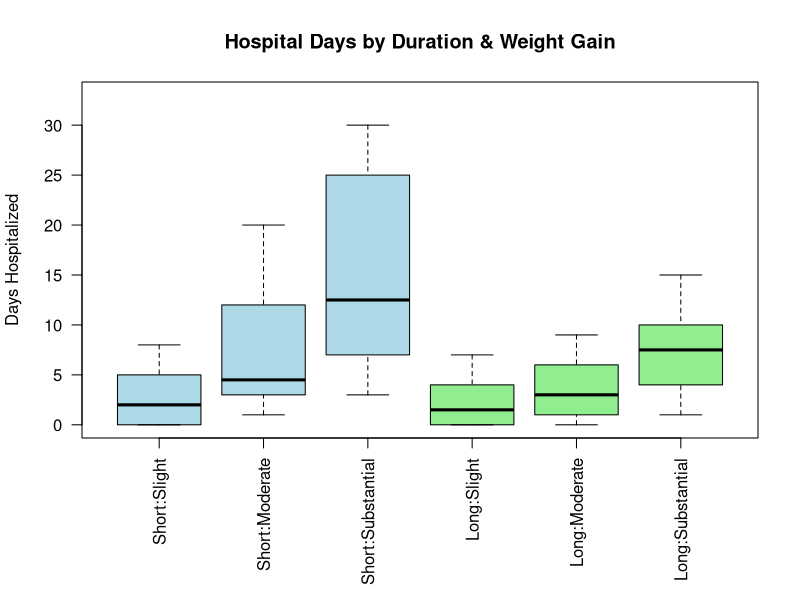
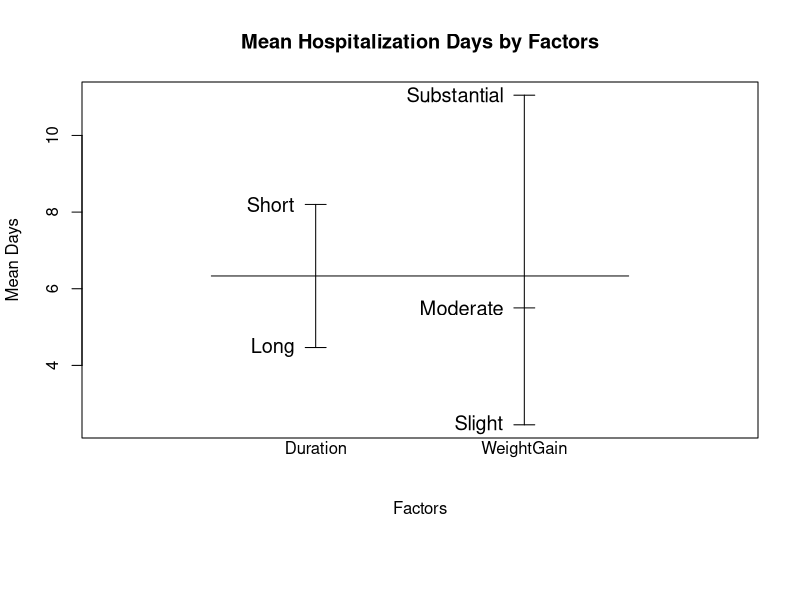
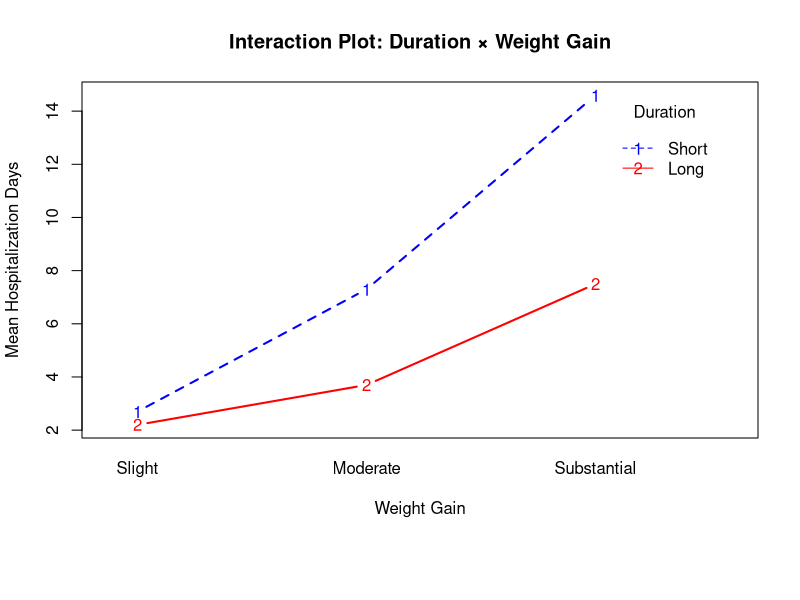
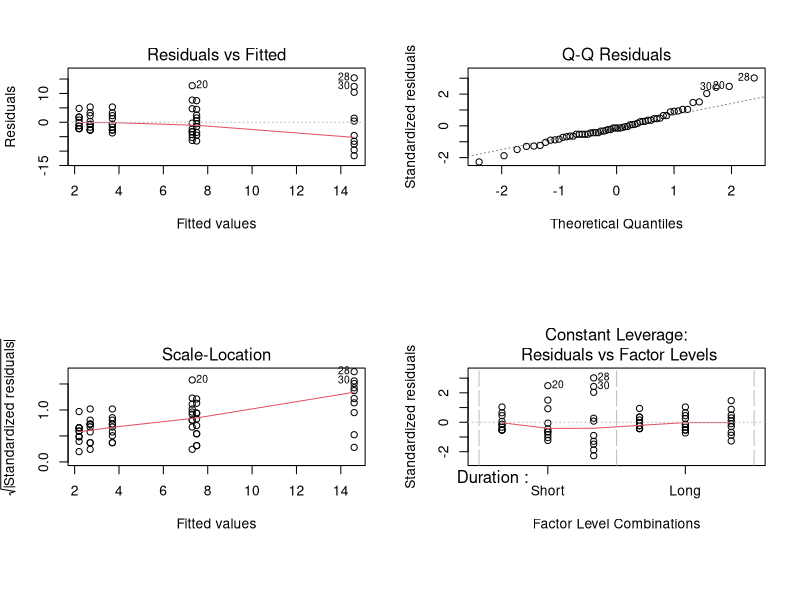

The R source for these figures, in order: (Note: this script raises an error after producing the figures.)
library(dplyr)
library(MASS)
library(multcomp)

days <- c(
  0, 2, 1, 3, 0, 2, 0, 5, 6, 8, 2, 4, 7, 12, 15, 4, 3, 1, 5, 20, 15, 10, 8, 5, 25, 16, 7, 30, 3, 27, 0, 1, 1, 0, 4, 2, 7, 4, 0, 3, 5, 3, 2, 0, 1, 1, 3, 6, 7, 9, 10, 8, 12, 3, 7, 15, 4, 9, 6, 1
)

duration <- c(rep(1, 30), rep(2, 30)) 
weight   <- rep(c(rep(1, 10), rep(2, 10), rep(3, 10)), 2)

# Combine into a data frame
KidneyFailure <- data.frame(
  Days = days,
  Duration = factor(duration, labels = c("Short", "Long")),
  WeightGain = factor(weight, labels = c("Slight", "Moderate", "Substantial"))
)

# Checking cell balance
table(KidneyFailure$Duration, KidneyFailure$WeightGain) 
# 10 in every cell --> balanced

summary.stats <- KidneyFailure %>%
  group_by(Duration, WeightGain) %>%
  summarise(
    Mean = mean(Days),
    Var = var(Days),
    SD = sd(Days)
  )

print(summary.stats)
#SD for short/slight = 2.7, for short/substantial = 9.7 --> red flag for heteroscedasticity

# descriptive statistic
## boxplot
KidneyFailure$Group <- interaction(KidneyFailure$Duration, 
                                   KidneyFailure$WeightGain,
                                   sep=":")
KidneyFailure$Group <- factor(KidneyFailure$Group,
                              levels=c("Short:Slight", "Short:Moderate", 
                                       "Short:Substantial", "Long:Slight",
                                       "Long:Moderate", "Long:Substantial"))

par(mar = c(8, 4, 4, 2) + 0.1)  # Bottom margin = 8 lines

boxplot(Days ~ Group, data = KidneyFailure,
        main = "Hospital Days by Duration & Weight Gain",
        ylab = "Days Hospitalized",
        xlab = "",
        las = 2,  # Makes x-axis labels vertical
        col = rep(c("lightblue", "lightgreen"), each = 3),
        border = "black",
        ylim = c(0, max(KidneyFailure$Days) * 1.1))

## means per factor 
plot.design(Days ~ Duration + WeightGain, data = KidneyFailure,
            main = "Mean Hospitalization Days by Factors",
            xlab = "Factors",
            ylab = "Mean Days",
            col = "black",
            pch = 16,
            cex = 1.2)

## interaction plot (HA)
interaction.plot(x.factor = KidneyFailure$WeightGain,  
                 trace.factor = KidneyFailure$Duration, 
                 response = KidneyFailure$Days,         
                 fun = mean,                            
                 xlab = "Weight Gain",                  
                 ylab = "Mean Hospitalization Days",    
                 main = "Interaction Plot: Duration × Weight Gain",
                 col = c("blue", "red"),               
                 lwd = 2,                               
                 trace.label = "Duration",              
                 type = "b")                           

# analysis & assumption test
## test interaction 
fit_full <- aov(Days ~ Duration * WeightGain, data = KidneyFailure)
summary(fit_full)

## test main effects (additive model)
fit_additive <- aov(Days ~ Duration + WeightGain, data = KidneyFailure)
summary(fit_additive)

## residual plot
model.full <- lm(Days ~ Duration * WeightGain, data = KidneyFailure)
model.full

par(mfrow = c(2, 2))
plot(model.full) 
par(mfrow = c(1, 1)) # residuals plot shows funnel shape (bigger spread in residuals for higher values)

shapiro.test(residuals(model.full)) # significant --> abnormal distribution of residuals

library(car)
## homogeneity test 
levene_result <- leveneTest(Days ~ Duration * WeightGain, 
                            data = KidneyFailure, center = mean)

print(levene_result) # p-value < 0.001 indicates unequal variances across treatment duration and weight gain group.

# transformations
##box cox to find best transform
##use days + 1 since log(0) won't work
model.plus.1 <- lm(Days + 1 ~ Duration * WeightGain, data = KidneyFailure)
bc <- boxcox(model.plus.1, lambda = seq(-2, 2, 0.1))

## find best Lambda
lambda.max <- max(bc$y)
best.lambda <- bc$x[bc$y == lambda.max]
print(best.lambda)

## since lambda approaches 0 we use log-transformation
KidneyFailure$Days.Log <- log(KidneyFailure$Days + 1)

# transformed model
fit.main <- aov(Days.Log ~ Duration + WeightGain, data = KidneyFailure)
summary(fit.main)
fit.full <- aov(Days.Log ~ Duration * WeightGain, data = KidneyFailure)
summary(fit.full)
## we keep using full because pooling has barely any effect on p-values/statistical power so better to report full model for transparency

par(mfrow = c(2, 2))
plot(fit.full) 
par(mfrow = c(1, 1))

shapiro.test(residuals(fit.full)) #transformation seems to have fixed homoscedastisticy

# post hoc analysis (Weight gain)
## Tukey for WeightGain 
tk_result <- TukeyHSD(fit.full, "WeightGain")
print(tk_result)
## plotting the Tukey confidence intervals
par(mar = c(5, 10, 4, 2)) # adjust margins for labels
plot(tk_result, las = 1, col = "steelblue")
abline(v = 0, lty = 2, col = "red")

## back transformation for Weight Gain
weightgain.bt <- data.frame(
  Comparison = rownames(tk_result$WeightGain),
  Log.Diff   = tk_result$WeightGain[, "diff"],
  Log.Lwr    = tk_result$WeightGain[, "lwr"],
  Log.Upr    = tk_result$WeightGain[, "upr"],
  p.value    = tk_result$WeightGain[, "p adj"]
)


## add p-values 
weightgain.bt$p.value <- round(tk_result$WeightGain[, "p adj"], 4)
print(weightgain.bt$p.value)
## conclusion: p < 0.05 for all three comparisons => all weight groups differ
## significantly from each other. Every increase in weight gain leads to 
## significantly longer hospitalized days. 

## the ratio is e^(log_diff)
weightgain.bt$Ratio <- exp(weightgain.bt$Log.Diff)
weightgain.bt$Ratio.Lwr <- exp(weightgain.bt$Log.Lwr)
weightgain.bt$Ratio.Upr <- exp(weightgain.bt$Log.Upr)

## percentage change (Formula: (Ratio - 1) * 100)
weightgain.bt$Pct.Change <- (weightgain.bt$Ratio - 1) * 100
weightgain.bt$Pct.Lwr    <- (weightgain.bt$Ratio.Lwr - 1) * 100
weightgain.bt$Pct.Upr    <- (weightgain.bt$Ratio.Upr - 1) * 100

weightgain.bt <- weightgain.bt %>%
  dplyr::select(Comparison, Ratio, Pct.Change, Pct.Lwr, Pct.Upr) %>%
  mutate(across(where(is.numeric), round, 1))

print(weightgain.bt)


#patients with a substantial weight gain have a significanly higher stay.
#3.7x times higher compared to slight weight (267%)
#moderate --> sligt 1.9 (88%)
#substantial --> moderate 2.0 (95%)

# analysis of Duration

## Duration has only two groups, so we already know that the effect is longer stay --> shorter hospitalization

## confidence intervals
ci.log <- confint(fit.full, parm="DurationLong", level = .95)

## coefficient
coef.log <- coef(fit.full)["DurationLong"]
## back transformation for Duration
duration.bt <- data.frame(
  Comparison = "Long - Short" ,
  Ratio      = exp(coef(fit.main)["DurationLong"]),
  Pct.Change = (exp(coef.log) - 1) * 100,
  Pct.Lwr    = (exp(ci.log[1])-1) * 100 ,
  Pct.Upr    = (exp(ci.log[2])-1) * 100
)

duration.bt <- duration.bt %>%
  dplyr::select(Comparison, Ratio, Pct.Change, Pct.Lwr, Pct.Upr) %>%
  mutate(across(where(is.numeric), round, 1))

print(duration.bt)
## patients with a longer treatment had a 32,6% shorter stay in the hospital

# visualization & conclusion

interaction.plot(x.factor = KidneyFailure$WeightGain, 
                 trace.factor = KidneyFailure$Duration, 
                 response = KidneyFailure$Days.Log, 
                 fun = mean, 
                 type = "b", 
                 legend = TRUE, 
                 ylab = "Mean Log(Days + 1)", 
                 xlab = "Weight Gain",
                 pch = c(1, 19),
                 col = c("black", "red"))

## Weight gain between treatment has a very strong impact on days in the hospital. 
## The extremer the weight gain, leads to longer hospital stays
## The time of dialysis impacts hospitalization, regardless of weight gain. 
## No interaction effect --> effects are additive
## Have to keep in mind log-transformation, the difference in *actual* amount of days between
## weight gain classes, but also withing for example substantial weight gain between
## short and long treatment within substantial weight gain is huge
